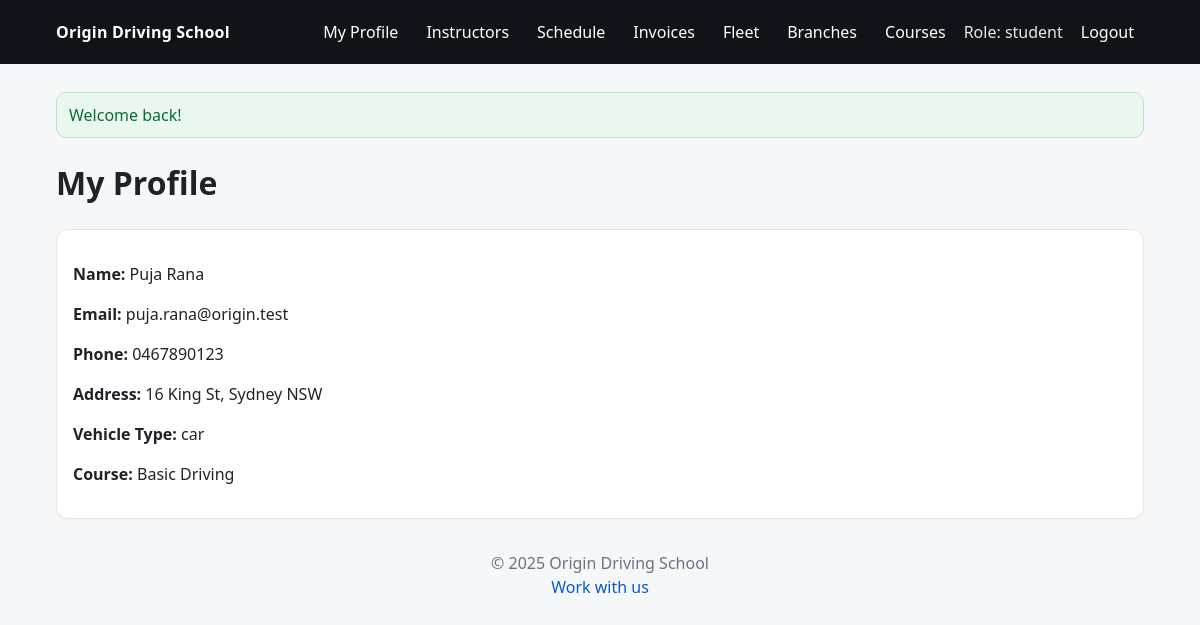
Page /index.php?url=student/profile (signed in) on the committed database.
### tables this page shows
CREATE TABLE `student_profiles` (
  `id` int(11) NOT NULL,
  `user_id` int(11) NOT NULL,
  `vehicle_type` enum('car','motorcycle') NOT NULL,
  `course_id` int(11) NOT NULL,
  `branch_id` int(11) NOT NULL,
  `address` varchar(255) DEFAULT NULL,
  `phone` varchar(20) DEFAULT NULL,
  `preferred_days` varchar(50) DEFAULT NULL,
  `preferred_time` varchar(20) DEFAULT NULL,
  `start_date` date DEFAULT NULL,
  `created_at` timestamp NOT NULL DEFAULT current_timestamp(),
  `updated_at` timestamp NOT NULL DEFAULT current_timestamp() ON UPDATE current_timestamp()
);

CREATE TABLE `users` (
  `id` int(11) NOT NULL,
  `branch_id` int(11) DEFAULT NULL,
  `first_name` varchar(50) NOT NULL,
  `last_name` varchar(50) NOT NULL,
  `email` varchar(100) NOT NULL,
  `password` varchar(255) NOT NULL,
  `phone` varchar(20) DEFAULT NULL,
  `role` enum('admin','staff','instructor','student') NOT NULL,
  `created_at` timestamp NOT NULL DEFAULT current_timestamp(),
  `updated_at` timestamp NOT NULL DEFAULT current_timestamp() ON UPDATE current_timestamp()
);

CREATE TABLE `courses` (
  `id` int(11) NOT NULL,
  `name` varchar(150) NOT NULL,
  `title` varchar(150) DEFAULT NULL,
  `description` text DEFAULT NULL,
  `price` decimal(10,2) NOT NULL DEFAULT 0.00,
  `fee` decimal(10,2) DEFAULT NULL,
  `class_count` int(11) DEFAULT NULL,
  `created_at` timestamp NOT NULL DEFAULT current_timestamp(),
  `updated_at` timestamp NOT NULL DEFAULT current_timestamp() ON UPDATE current_timestamp()
);

### core/Controller.php (called while the page is built, shortened)
<?php
class Controller {
  public function __construct() {
    global $pdo;
    $this->db = $pdo;
  }
  protected function view(string $view, array $data = []): void {
    extract($data, EXTR_SKIP);
    $path = "../views/$view.php";
    require "../views/layouts/header.php";
    require $path;
    require "../views/layouts/footer.php";
  }
  protected function requireRole($roles): void {
    $roles = (array)$roles;
  }
}

### controllers/StudentController.php (called while the page is built, shortened)
<?php
class StudentController extends Controller {
  public function profile() {
    $userId = $_SESSION['user_id'];
    $stmt = $this->db->prepare("
      SELECT
          u.first_name,
          u.last_name,
          u.email,
          u.phone,
          s.address,
          s.vehicle_type,
          c.name AS course
      FROM users u
      LEFT JOIN student_profiles s ON u.id = s.user_id
      LEFT JOIN courses c ON s.course_id = c.id
      WHERE u.id = ?
    ");
    $stmt->execute([$userId]);
    $student = $stmt->fetch(PDO::FETCH_ASSOC);
    $this->view("student/profile", compact('student'));
  }
}

### core/Router.php (called while the page is built, shortened)
<?php
class Router {
  public static function route(array $parts): void {
    $controller = ucfirst($parts[0] ?? 'home') . "Controller";
    $method     = $parts[1] ?? 'index';
    $params     = array_slice($parts, 2);
    $file = "../controllers/$controller.php";
    $instance = new $controller();
    call_user_func_array([$instance, $method], $params);
  }
}

### core/App.php (called while the page is built, shortened)
<?php
class App {
  public function __construct() {
    $url = $this->parseUrl();
    Router::route($url);
  }
  private function parseUrl(): array {
    $u = rtrim($_GET['url'], '/');
    $u = filter_var($u, FILTER_SANITIZE_URL);
    return explode('/', $u);
  }
}

### public/index.php (called while the page is built, shortened)
<?php
require_once __DIR__ . '/../core/App.php';
require_once __DIR__ . '/../core/Router.php';
require_once __DIR__ . '/../core/Controller.php';
$app = new App();

### views/student/profile.php (the view)
<h1>My Profile</h1>
<div class="card">
  <p><strong>Name:</strong> <?= htmlspecialchars($student['first_name'] . ' ' . $student['last_name']) ?></p>
  <p><strong>Email:</strong> <?= htmlspecialchars($student['email']) ?></p>
  <p><strong>Phone:</strong> <?= htmlspecialchars($student['phone']) ?></p>
  <p><strong>Address:</strong> <?= htmlspecialchars($student['address'] ?? '-') ?></p>
  <p><strong>Vehicle Type:</strong> <?= htmlspecialchars($student['vehicle_type'] ?? '-') ?></p>
  <p><strong>Course:</strong> <?= htmlspecialchars($student['course'] ?? '-') ?></p>
</div>

### public/assets/css/main.css (style rules this page uses)
* { box-sizing: border-box; }
html, body { margin:0; padding:0; }
html { font-size: 16px; }
body { font-family: system-ui, -apple-system, Segoe UI, Roboto, Arial, sans-serif; color:#1f2328; background:#f6f7f9; line-height:1.5; }
.card { background:#fff; border: 1px solid #e5e7eb; border-radius: 12px; padding: 16px; box-shadow: 0 1px 0 rgba(16,24,40,0.02); }

### rows in the picture
student_profiles: user.last_name "Puja Rana", user.email "puja.rana@origin.test", user.phone "0467890123", address "16 King St, Sydney NSW", vehicle_type "car", course.name "Basic Driving"

### other values in the picture
$_SESSION['role'] "student"
$_SESSION['flash_success'] "Welcome back!"
